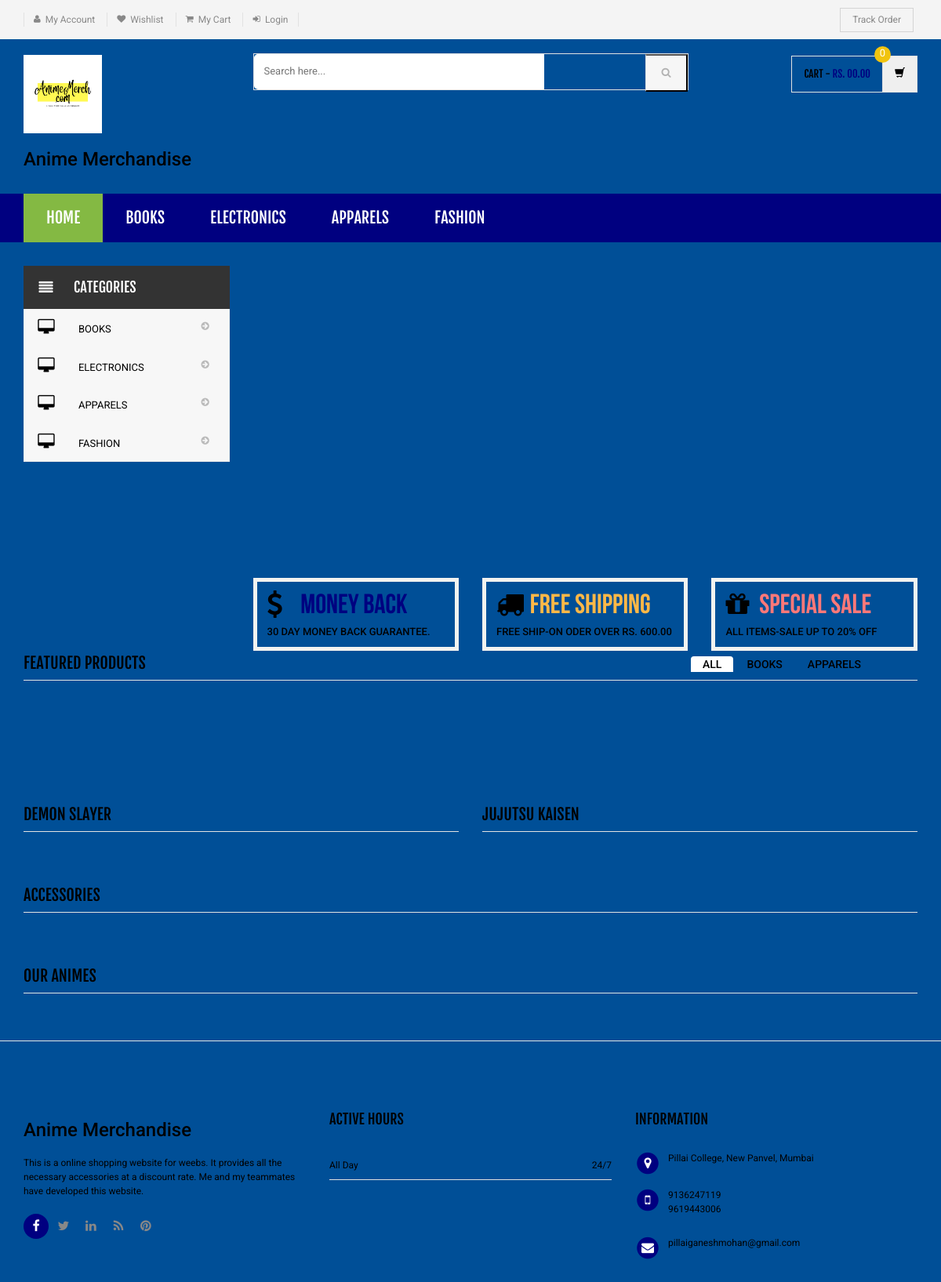
The page /shopping/index.php on the database its author committed.
### tables this page shows
CREATE TABLE `category` (
  `id` int(11) NOT NULL,
  `categoryName` varchar(255) DEFAULT NULL,
  `categoryDescription` longtext DEFAULT NULL,
  `creationDate` timestamp NOT NULL DEFAULT current_timestamp(),
  `updationDate` varchar(255) DEFAULT NULL
);

### shopping/index.php (the view, shortened to what this page needs)
<?php
include('includes/config.php');
?>
<!DOCTYPE html>
<html lang="en">
	<head>
	    <link rel="stylesheet" href="assets/css/bootstrap.min.css">
	    <link rel="stylesheet" href="assets/css/main.css">
	    <link rel="stylesheet" href="assets/css/green.css">
	    <link rel="stylesheet" href="assets/css/owl.carousel.css">
		<link rel="stylesheet" href="assets/css/owl.transitions.css">
		<link href="assets/css/lightbox.css" rel="stylesheet">
		<link rel="stylesheet" href="assets/css/animate.min.css">
		<link rel="stylesheet" href="assets/css/rateit.css">
		<link rel="stylesheet" href="assets/css/bootstrap-select.min.css">
		<link rel="stylesheet" href="assets/css/config.css">
		<link href="assets/css/green.css" rel="alternate stylesheet" title="Green color">
		<link href="assets/css/blue.css" rel="alternate stylesheet" title="Blue color">
		<link href="assets/css/red.css" rel="alternate stylesheet" title="Red color">
		<link href="assets/css/orange.css" rel="alternate stylesheet" title="Orange color">
		<link href="assets/css/dark-green.css" rel="alternate stylesheet" title="Darkgreen color">
		<link rel="stylesheet" href="assets/css/font-awesome.min.css">
	</head>
    <body class="cnt-home">
<header class="header-style-1">
<?php include('includes/top-header.php');?>
<?php include('includes/main-header.php');?>
<?php include('includes/menu-bar.php');?>
</header>
<div class="body-content outer-top-xs" id="top-banner-and-menu">
	<div class="container">
		<div class="furniture-container homepage-container">
		<div class="row">
			<div class="col-xs-12 col-sm-12 col-md-3 sidebar">
	<?php include('includes/side-menu.php');?>
			</div>
			<div class="col-xs-12 col-sm-12 col-md-9 homebanner-holder">
<div id="hero" class="homepage-slider3">
</div>
<div class="info-boxes wow fadeInUp">
	<div class="info-boxes-inner">
		<div class="row">
			<div class="col-md-6 col-sm-4 col-lg-4">
				<div class="info-box">
					<div class="row">
						<div class="col-xs-2">
						     <i class="icon fa fa-dollar"></i>
						</div>
						<div class="col-xs-10">
							<h4 class="info-box-heading green">money back</h4>
						</div>
					</div>
					<h6 class="text">30 Day Money Back Guarantee.</h6>
				</div>
			</div>
			<div class="hidden-md col-sm-4 col-lg-4">
				<div class="info-box">
					<div class="row">
						<div class="col-xs-2">
							<i class="icon fa fa-truck"></i>
						</div>
						<div class="col-xs-10">
							<h4 class="info-box-heading orange">free shipping</h4>
						</div>
					</div>
					<h6 class="text">free ship-on oder over Rs. 600.00</h6>
				</div>
			</div>
			<div class="col-md-6 col-sm-4 col-lg-4">
				<div class="info-box">
					<div class="row">
						<div class="col-xs-2">
							<i class="icon fa fa-gift"></i>
						</div>
						<div class="col-xs-10">
							<h4 class="info-box-heading red">Special Sale</h4>
						</div>
					</div>
					<h6 class="text">All items-sale up to 20% off </h6>
				</div>
			</div>
		</div>
	</div>
</div>
			</div>
		</div>
		<div id="product-tabs-slider" class="scroll-tabs inner-bottom-vs  wow fadeInUp">
			<div class="more-info-tab clearfix">
			   <h3 class="new-product-title pull-left">Featured Products</h3>
				<ul class="nav nav-tabs nav-tab-line pull-right" id="new-products-1">
					<li class="active"><a href="#all" data-toggle="tab">All</a></li>
					<li><a href="#books" data-toggle="tab">Books</a></li>
					<li><a href="#furniture" data-toggle="tab">Apparels</a></li>
				</ul>
			</div>
		</div>
			<div class="sections prod-slider-small outer-top-small">
				<div class="row">
					<div class="col-md-6">
	                   <section class="section">
	                   	<h3 class="section-title">Demon Slayer</h3>
	                   </section>
					</div>
					<div class="col-md-6">
						<section class="section">
							<h3 class="section-title">Jujutsu Kaisen</h3>
	                   </section>
					</div>
				</div>
			</div>
	<section class="section featured-product inner-xs wow fadeInUp">
		<h3 class="section-title">Accessories</h3>
		</section>
<?php include('includes/brands-slider.php');?>
</div>
</div>
<?php include('includes/footer.php');?>
</body>
</html>

### shopping/includes/menu-bar.php (shortened to what this page needs)
<div class="header-nav animate-dropdown">
    <div class="container">
        <div class="yamm navbar navbar-default" role="navigation">
            <div class="nav-bg-class">
                <div class="navbar-collapse collapse" id="mc-horizontal-menu-collapse">
	<div class="nav-outer">
		<ul class="nav navbar-nav">
			<li class="active dropdown yamm-fw">
				<a href="index.php" data-hover="dropdown" class="dropdown-toggle">Home</a>
			</li>
              <?php $sql=mysqli_query($con,"select id,categoryName  from category limit 6");
while($row=mysqli_fetch_array($sql))
{
    ?>
			<li class="dropdown yamm">
				<a href="category.php?cid=<?php echo $row['id'];?>"> <?php echo $row['categoryName'];?></a>
			</li>
			<?php } ?>
		</ul>
		<div class="clearfix"></div>
	</div>
</div>
            </div>
        </div>
    </div>
</div>

### shopping/includes/side-menu.php
<div class="side-menu animate-dropdown outer-bottom-xs">
    <div class="head"><i class="icon fa fa-align-justify fa-fw"></i> Categories</div>
    <nav class="yamm megamenu-horizontal" role="navigation">
        <ul class="nav">
            <li class="dropdown menu-item">
              <?php $sql=mysqli_query($con,"select id,categoryName  from category");
while($row=mysqli_fetch_array($sql))
{
    ?>
                <a href="category.php?cid=<?php echo $row['id'];?>" class="dropdown-toggle"><i class="icon fa fa-desktop fa-fw"></i>
                <?php echo $row['categoryName'];?></a>
                <?php }?>
</li>
</ul>
    </nav>
</div>

### shopping/assets/css/green.css (style rules this page uses)
a { color: #000080; }
.header-style-1 .header-nav { background: #000080; }
.cnt-home .header-style-1 .header-nav .navbar .navbar-nav > li.active { background: #84b943; }
.info-box .info-box-heading.green { color: #000080; }

### shopping/assets/css/lightbox.css (style rules this page uses)
body:after { content: url(../images/close.png) url(../images/loading.gif) url(../images/prev.png) url(../images/next.png); display: none; }

### shopping/assets/css/blue.css (style rules this page uses)
a { color: #3498db; }
.header-style-1 .header-nav { background: #3498db; }
.cnt-home .header-style-1 .header-nav .navbar .navbar-nav > li.active { background: #1d6ca1; }
.info-box .info-box-heading.green { color: #3498db; }

### shopping/assets/css/red.css (style rules this page uses)
a { color: #ff6c6c; }
.header-style-1 .header-nav { background: #ff6c6c; }
.cnt-home .header-style-1 .header-nav .navbar .navbar-nav > li.active { background: #ff1a1a; }
.info-box .info-box-heading.green { color: #ff6c6c; }

### shopping/assets/css/orange.css (style rules this page uses)
a { color: #f39c12; }
.header-style-1 .header-nav { background: #f39c12; }
.cnt-home .header-style-1 .header-nav .navbar .navbar-nav > li.active { background: #ab6c09; }
.info-box .info-box-heading.green { color: #f39c12; }

### shopping/assets/css/dark-green.css (style rules this page uses)
a { color: #12cca7; }
.header-style-1 .header-nav { background: #12cca7; }
.cnt-home .header-style-1 .header-nav .navbar .navbar-nav > li.active { background: #0b816a; }
.info-box .info-box-heading.green { color: #12cca7; }

### rows shown on the page
category: categoryName "BOOKS"
category: categoryName "ELECTRONICS"
category: categoryName "APPARELS"
category: categoryName "FASHION"
